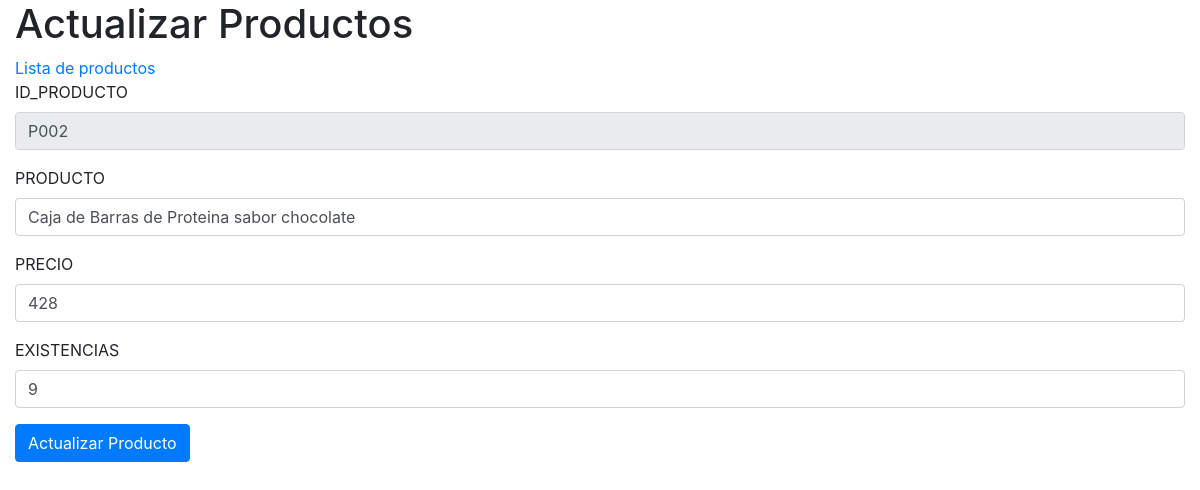
Before: /Productos/update.php?ID_PRODUCTO=P002 with the older database file.
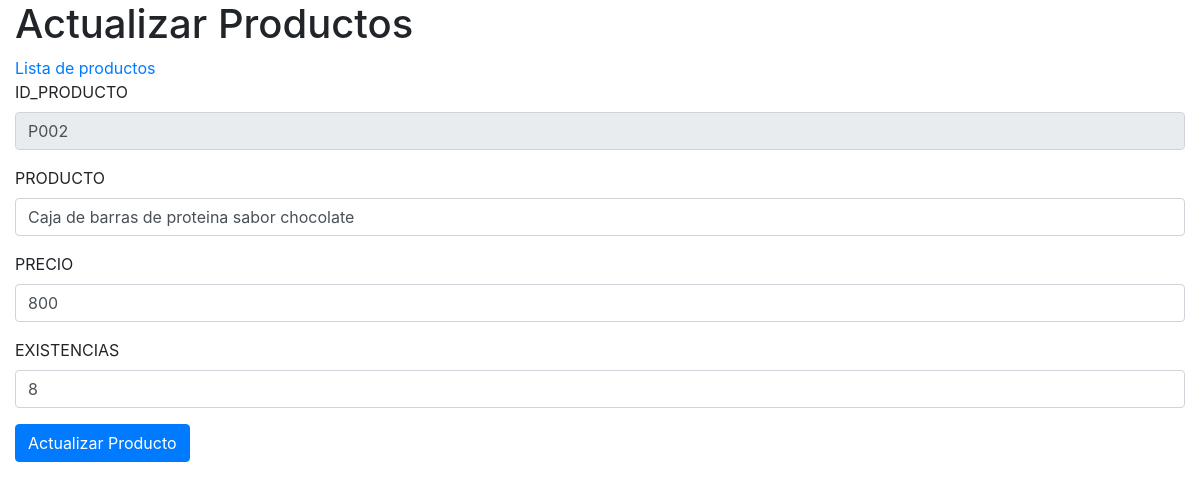
After: the same page with the newer database file.
### tables this page shows
CREATE TABLE Productos (
ID_PRODUCTO VARCHAR(5) PRIMARY KEY NOT NULL,
PRODUCTO VARCHAR(40) NOT NULL,
PRECIO VARCHAR(6) NOT NULL,
EXISTENCIAS VARCHAR(4) NOT NULL
);

### Productos/db/db_view.php (the view)
<?php
    $id_producto = $_GET["ID_PRODUCTO"];
    $producto = $_GET["PRODUCTO"];
    $precio = $_GET["PRECIO"];
    $existencias = $_GET["EXISTENCIAS"];
    $db = new SQLite3("../tienda.db");
    $resultado = $db->query("SELECT * from Productos where ID_PRODUCTO='$id_producto';");
    while ($row = $resultado->fetchArray()) {
        $id_producto = $row["ID_PRODUCTO"];
        $producto = $row["PRODUCTO"];
        $precio = $row["PRECIO"];
        $existencias = $row["EXISTENCIAS"];
    }
    $form = "
        <div class='form-group'>
            <label for='ID_PRODUCTO'>ID_PRODUCTO</label>
            <input type='text' readonly class='form-control' id='ID_PRODUCTO' name='ID_PRODUCTO' aria-describedby='ID_PRODUCTO' value='$id_producto'>
        </div>
        <div class='form-group'>
            <label for='PRODUCTO'>PRODUCTO</label>
            <input type='text' class='form-control' id='PRODUCTO' name='PRODUCTO' aria-describedby='PRODUCTO' value='$producto'>
        </div>
        <div class='form-group'>
            <label for='PRECIO'>PRECIO</label>
            <input type='text' class='form-control' id='PRECIO' name='PRECIO' aria-describedby='PRECIO' value='$precio'>
        </div>
        <div class='form-group'>
            <label for='EXISTENCIAS'>EXISTENCIAS</label>
            <input type='text' class='form-control' id='EXISTENCIAS' name='EXISTENCIAS' aria-describedby='EXISTENCIAS' value='$existencias'>
        </div>
        ";
    print($form);
?>

Changed rows visible on the page:
changed productos "P002": PRODUCTO "Caja de Barras de Proteina sabor chocolate" → "Caja de barras de proteina sabor chocolate"; PRECIO "428" → "800"; EXISTENCIAS "9" → "8"
